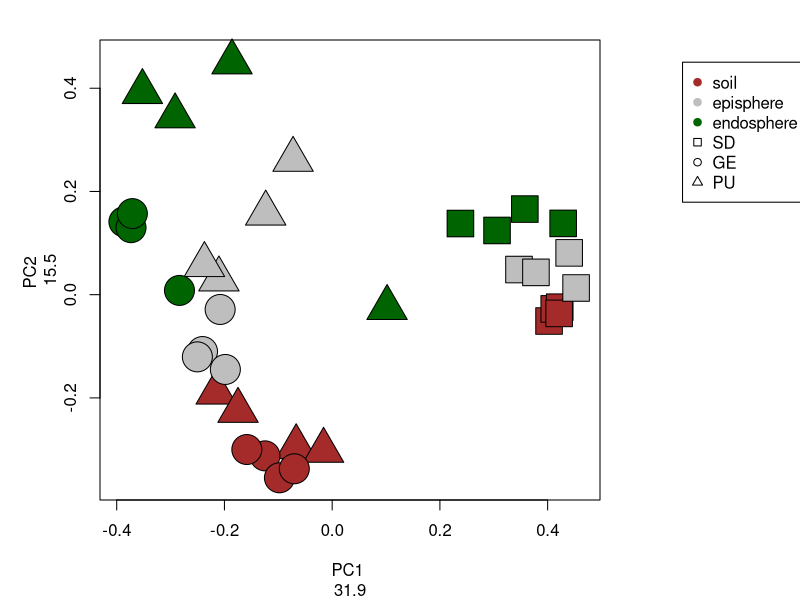

This chart was generated by the following R code:
#### read bray curtis distance file
bc_its1 <- read.table("../data/bray_curtis_oo.txt", sep="\t", header=T, check.names=F)


use_its1=grep(".PU.|.SD.|.G(E|A).",row.names(bc_its1),perl=T)
pcoa_its1 <- cmdscale(bc_its1[use_its1,use_its1], k=2, eig=T)

aa_sd1=grep(".SD.Soil",row.names(bc_its1[use_its1,use_its1]),perl=T)
aa_sd2=grep(".SD.Epi",row.names(bc_its1[use_its1,use_its1]),perl=T)
aa_sd3=grep(".SD.Endo",row.names(bc_its1[use_its1,use_its1]),perl=T)

aa_pu1=grep(".PU.Soil",row.names(bc_its1[use_its1,use_its1]),perl=T)
aa_pu2=grep(".PU.Epi",row.names(bc_its1[use_its1,use_its1]),perl=T)
aa_pu3=grep(".PU.Endo",row.names(bc_its1[use_its1,use_its1]),perl=T)

aa_ge1=grep(".G(E|A).Soil",row.names(bc_its1[use_its1,use_its1]),perl=T)
aa_ge2=grep(".G(E|A).Epi",row.names(bc_its1[use_its1,use_its1]),perl=T)
aa_ge3=grep(".G(E|A).Endo",row.names(bc_its1[use_its1,use_its1]),perl=T)


its1_v1=format(100*pcoa_its1$eig[1]/sum(pcoa_its1$eig),digits=4)
its1_v2=format(100*pcoa_its1$eig[2]/sum(pcoa_its1$eig),digits=4)

par(xpd=T,mar=c(5,5,2,10))

plot(pcoa_its1$points[aa_sd1,1],pcoa_its1$points[aa_sd1,2],xlab=c("PC1 ",its1_v1),ylab=c("PC2 ",its1_v2),xlim=c(range(pcoa_its1$points[,1])[1]-0.01,range(pcoa_its1$points[,1])[2]+0.01),ylim=c(range(pcoa_its1$points[,2])[1]-0.01,range(pcoa_its1$points[,2])[2]+0.01),bg="brown",pch=22,cex=4)

points(pcoa_its1$points[aa_pu1,1],pcoa_its1$points[aa_pu1,2],cex=4,pch=24,bg="brown")
points(pcoa_its1$points[aa_pu2,1],pcoa_its1$points[aa_pu2,2],cex=4,pch=24,bg="grey")
points(pcoa_its1$points[aa_pu3,1],pcoa_its1$points[aa_pu3,2],cex=4,pch=24,bg="dark green")
points(pcoa_its1$points[aa_sd2,1],pcoa_its1$points[aa_sd2,2],cex=4,pch=22,bg="grey")
points(pcoa_its1$points[aa_sd3,1],pcoa_its1$points[aa_sd3,2],cex=4,pch=22,bg="dark green")
points(pcoa_its1$points[aa_ge1,1],pcoa_its1$points[aa_ge1,2],cex=4,pch=21,bg="brown")
points(pcoa_its1$points[aa_ge2,1],pcoa_its1$points[aa_ge2,2],cex=4,pch=21,bg="grey")
points(pcoa_its1$points[aa_ge3,1],pcoa_its1$points[aa_ge3,2],cex=4,pch=21,bg="dark green")

legend(range(pcoa_its1$points[,2])[2]+0.2,range(pcoa_its1$points[,2])[2],legend=c("soil","episphere","endosphere","SD","GE","PU"),col=c("brown","grey","dark green","black","black","black"),pch=c(19,19,19,0,1,2))
